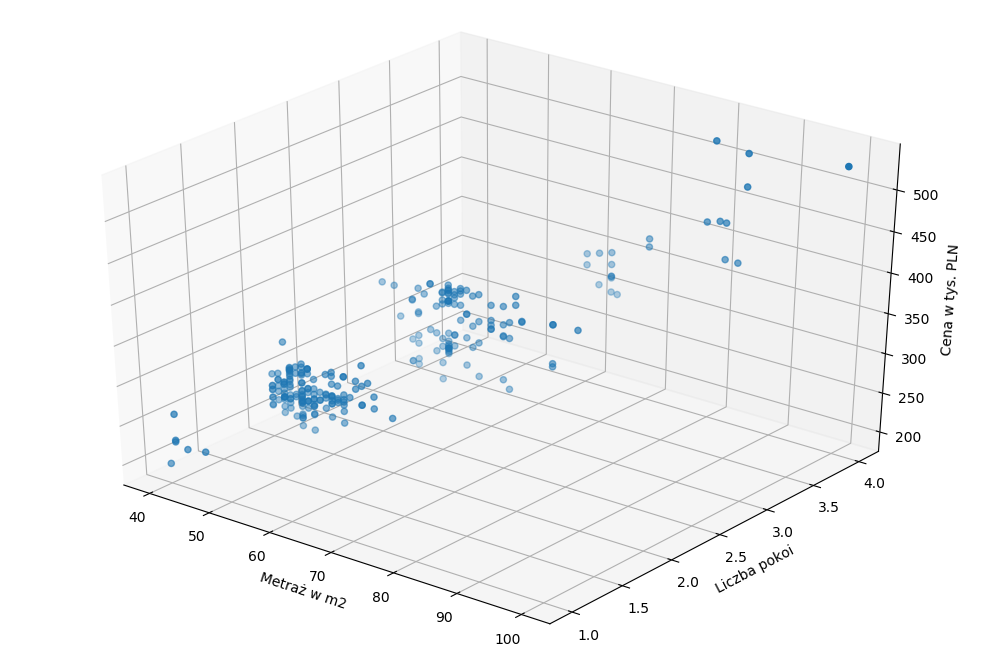

Python code for this plot:
import pandas as pd # Do oczytu danych z pliku
import matplotlib.pyplot as plt # Do wizualizacji
from mpl_toolkits.mplot3d import Axes3D # Do generowania wykresu 3D

data = pd.read_csv('data.csv') # Wczytanie danych

# Podzielenie na osobne tablice i skonwertowanie 
# do obiektu numpy.ndarray
x = data.iloc[:, 0].values
y = data.iloc[:, 2].values
z = data.iloc[:, 3].values

fig = plt.figure() # Stworzenie obiektu na trójwymiarowym wykresie
ax = Axes3D(fig)

ax.set_xlabel('Metraż w m2') # Opis osi X
ax.set_ylabel('Liczba pokoi') # Opis osi Y
ax.set_zlabel('Cena w tys. PLN') # Opis osi Z

ax.scatter(x, y, z) # Dodanie wykresu punktowego
plt.show() # Wyświetlenie wykresu
